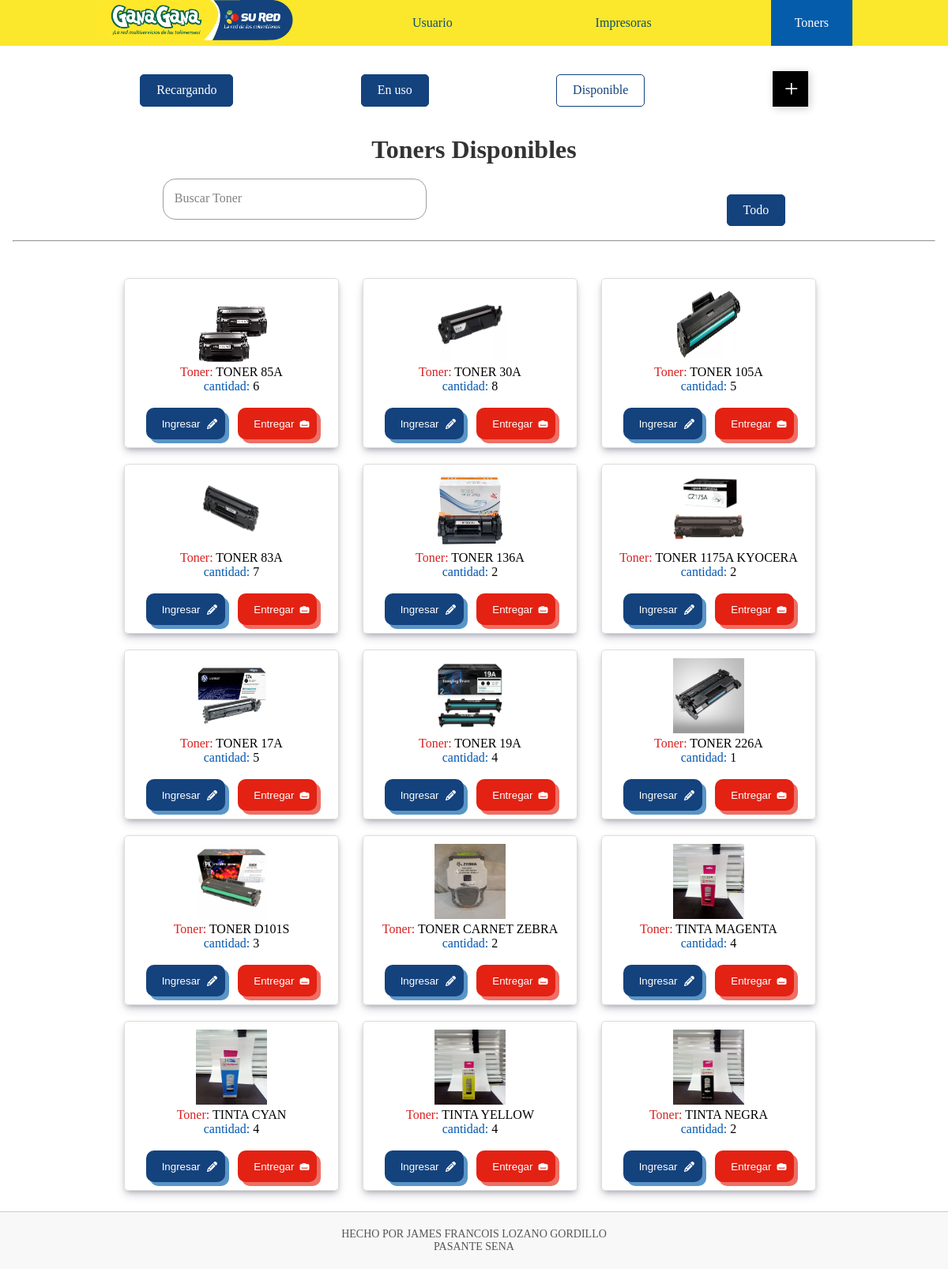
The app's page /L_Tonner/, older data.
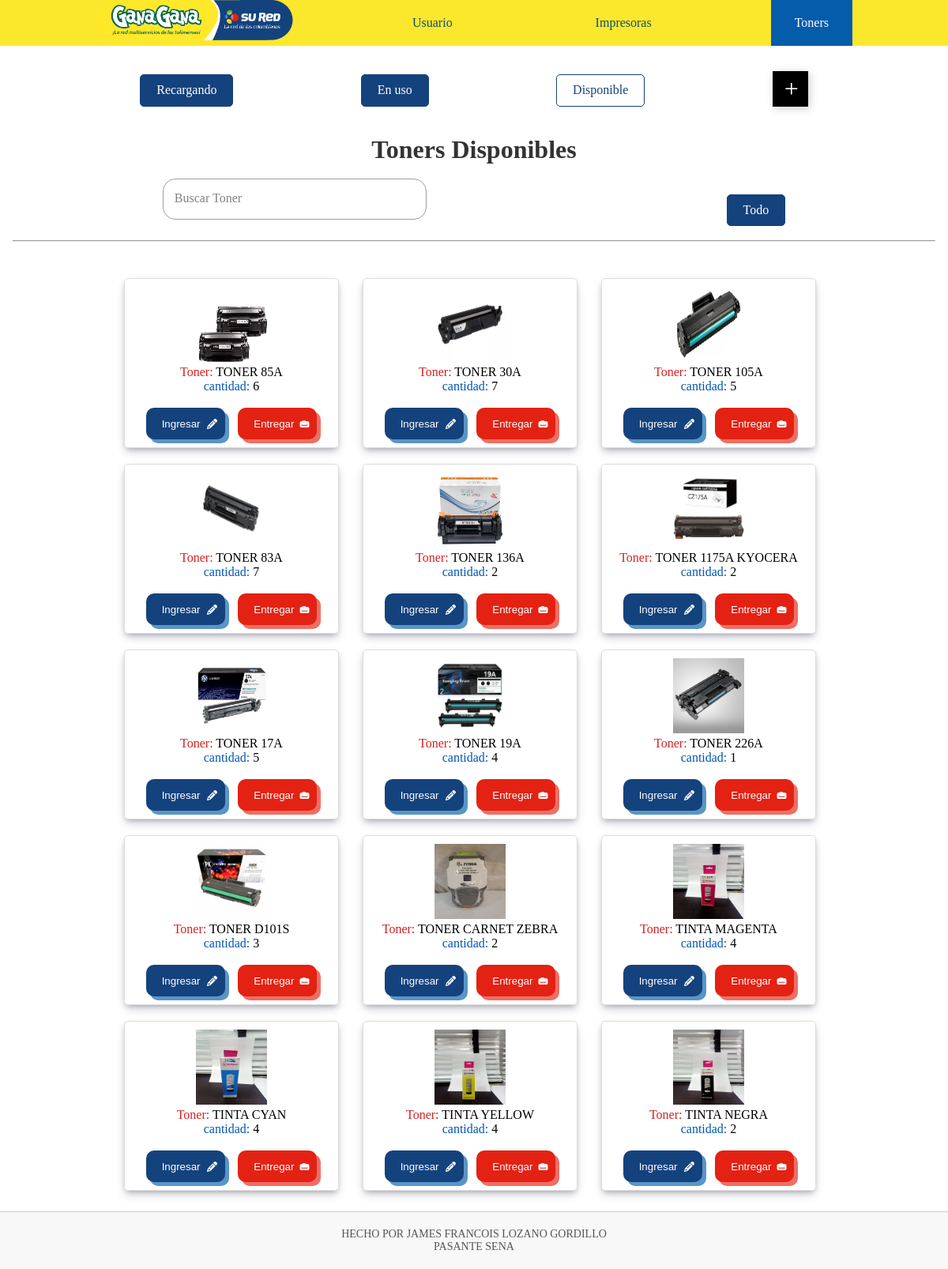
The same page, newer data.
### Datos/models.py (models this page shows, shortened)
class Tonner(models.Model):
    ESTADO_T = [
        ('Disponible', 'Disponible'),
    ]
    nombre = models.CharField(max_length=50)
    cantidad = models.PositiveBigIntegerField()
    Numero_Toner = models.CharField(max_length=20)
    Estado = models.CharField(max_length=10, choices=ESTADO_T, default='Disponible')
    imagen = models.ImageField()

### Datos/views.py (the view)
# urls.py: path('L_Tonner/', views.E_Libre, name='L_Tonner'),
def E_Libre(request):
    r_tonner = Tonner.objects.filter(Estado='Disponible')
    return render(request, 'vista/T_Libre.html', {'LItonner': r_tonner})

### Datos/templates/vista/T_Libre.html (shortened to what this page needs)
{% extends 'layouts/base.html' %}
{% block content %}
{% load static %}
<link rel="stylesheet" type="text/css" href="{% static 'CSS/ALL.css' %}">
<center>
    {% include 'layouts/Barra_Tonners.html' %}
    <br>
    <h1>Toners Disponibles</h1>
    <br>
</center>
<div style="display: flex; justify-content:space-around;">
    <form method="GET" action="{% url 'buscar_Toners' %}">
        <div class="input-group">
            <input required="" type="text" name="q" autocomplete="off" class="input">
            <label class="user-label">Buscar Toner</label>
        </div>
    </form>
    <a href="{% url 'L_Tonner' %}" class="btn">Todo</a>
</div>
<br>
<hr>
<br>
<br>
<div class="container" style="flex-direction: row; flex-wrap: wrap; justify-content: center; align-items: center;">
    {% for producto in LItonner %}
    <div class="card shadow" style="margin-right: 20px; border-radius: 5px;">
        <center>
            {% if producto.imagen %}
            <img src="{{ producto.imagen.url }}" style="width: 90px; height: 95px;">
            {% else %}
            <img src="{% static 'images/SinImagen.png' %}" alt="LogoImagen" style="width:90px;">
            {% endif %}
            <p><span class="span" style="color: #d82121;">Toner:</span> {{ producto.nombre }}</p>
            <p><span style="color: #0056b3;">cantidad:</span> {{ producto.cantidad }}</p>
            <br>
            <div style="display: flex; justify-content: space-evenly;">
                <a href="{% url 'ED_Tonner' producto.id %}">
                    <button class="BtnE">Ingresar
                    </button>
                </a>
                <a href="{% url 'retiroTonner' producto.id %}">
                    <button class="BtnP">Entregar
                    </button>
                </a>
            </div>
        </center>
    </div>
    <br>
    {% endfor %}
</div>
    {% endblock %}

Row changes from the older to the newer data that the page shows:
changed Tonner "TONER 30A": cantidad "8" → "7"
